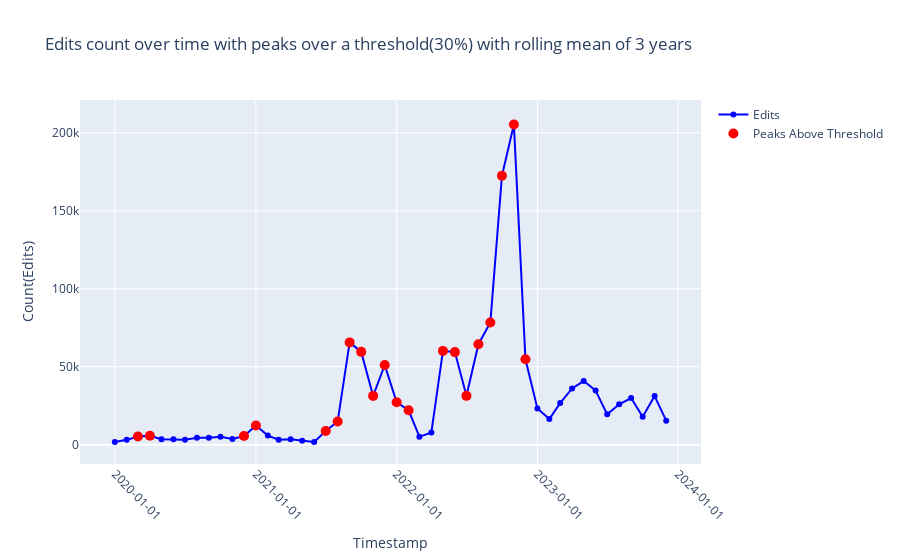

The notebook cell this image was saved under:
### Code cell
fig = go.Figure()
fig.add_trace(go.Scatter(x=df['timestamp'], y=df['edits'], mode='lines+markers', name='Edits', line=dict(color='blue')))

peak_timestamps = [peak[0] for peak in peaks]
peak_values = [peak[1] for peak in peaks]
fig.add_trace(go.Scatter(x=peak_timestamps, y=peak_values, mode='markers', name='Peaks Above Threshold', 
                         marker=dict(color='red', size=10, symbol='circle')))

fig.update_layout(
    title="Edits count over time with peaks over a threshold(30%) with rolling mean of 3 years",
    xaxis_title="Timestamp",
    yaxis_title="Count(Edits)",
    xaxis=dict(tickformat="%Y-%m-%d", tickangle=45),
    showlegend=True
)

# Display the plot
fig.show()
